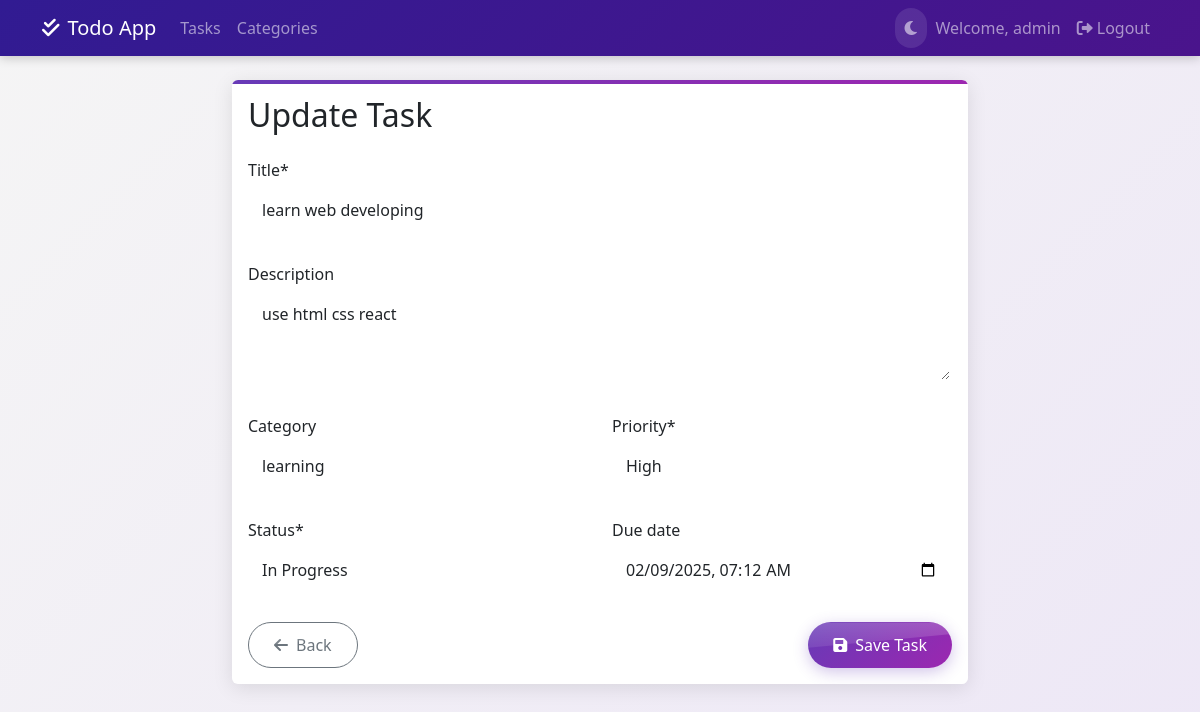
Page /todo/task/1/update/ (signed in) on the committed database.
### todo/models.py (models this page shows, shortened)
class Task(models.Model):
    PRIORITY_CHOICES = [
        ('low', 'Low'),
        ('medium', 'Medium'),
        ('high', 'High'),
    ]
    STATUS_CHOICES = [
        ('pending', 'Pending'),
        ('in_progress', 'In Progress'),
        ('completed', 'Completed'),
    ]
    title = models.CharField(max_length=200)
    description = models.TextField(blank=True)
    created_date = models.DateTimeField(auto_now_add=True)
    due_date = models.DateTimeField(null=True, blank=True)
    category = models.ForeignKey(Category, on_delete=models.SET_NULL, null=True, blank=True)
    priority = models.CharField(max_length=10, choices=PRIORITY_CHOICES, default='medium')
    status = models.CharField(max_length=20, choices=STATUS_CHOICES, default='pending')
    user = models.ForeignKey(User, on_delete=models.CASCADE)
    completed = models.BooleanField(default=False)
    completed_date = models.DateTimeField(null=True, blank=True)
    class Meta:
        ordering = ['-created_date']

### todo/views.py (the view)
# urls.py: path('task/<int:pk>/update/', views.task_update, name='task_update'),
@login_required
def task_update(request, pk):
    task = get_object_or_404(Task, pk=pk, user=request.user)
    if request.method == 'POST':
        form = TaskForm(request.POST, instance=task)
        if form.is_valid():
            task = form.save()
            messages.success(request, 'Task updated successfully!')
            return redirect('task_list')
    else:
        form = TaskForm(instance=task)
    return render(request, 'todo/task_form.html', {
        'form': form,
        'title': 'Update Task'
    })

### todo/forms.py
class TaskForm(forms.ModelForm):
    due_date = forms.DateTimeField(
        required=False,
        widget=forms.DateTimeInput(attrs={'type': 'datetime-local', 'class': 'form-control'})
    )
    class Meta:
        model = Task
        fields = ['title', 'description', 'category', 'priority', 'status', 'due_date']
        widgets = {
            'title': forms.TextInput(attrs={'class': 'form-control'}),
            'description': forms.Textarea(attrs={'class': 'form-control', 'rows': 3}),
            'category': forms.Select(attrs={'class': 'form-control'}),
            'priority': forms.Select(attrs={'class': 'form-control'}),
            'status': forms.Select(attrs={'class': 'form-control'}),
        }

### todo/models.py (called while the page is built)
    def __str__(self):
        return self.name

### todo/templates/todo/task_form.html (shortened to what this page needs)
{% extends 'todo/base.html' %}
{% load crispy_forms_tags %}
{% block content %}
<div class="row justify-content-center">
    <div class="col-md-8">
        <div class="card">
            <div class="card-body">
                <h2 class="card-title mb-4">{{ title }}</h2>
                <form method="post" novalidate>
                    <div class="row">
                        <div class="col-md-12 mb-3">
                            {{ form.title|as_crispy_field }}
                        </div>
                        <div class="col-md-12 mb-3">
                            {{ form.description|as_crispy_field }}
                        </div>
                        <div class="col-md-6 mb-3">
                            {{ form.category|as_crispy_field }}
                        </div>
                        <div class="col-md-6 mb-3">
                            {{ form.priority|as_crispy_field }}
                        </div>
                        <div class="col-md-6 mb-3">
                            {{ form.status|as_crispy_field }}
                        </div>
                        <div class="col-md-6 mb-3">
                            {{ form.due_date|as_crispy_field }}
                        </div>
                    </div>
                    <div class="d-flex justify-content-between">
                        <a href="{% url 'task_list' %}" class="btn btn-outline-secondary">
                            <i class="fas fa-arrow-left me-2"></i>Back
                        </a>
                        <button type="submit" class="btn btn-primary">
                            <i class="fas fa-save me-2"></i>Save Task
                        </button>
                    </div>
                </form>
            </div>
        </div>
    </div>
</div>
{% endblock %}

### todo/templates/todo/base.html (shortened to what this page needs)
<!DOCTYPE html>
<html lang="en" data-bs-theme="light">
<head>
    <link href="https://cdn.jsdelivr.net/npm/bootstrap@5.3.0/dist/css/bootstrap.min.css" rel="stylesheet">
    <link href="https://cdnjs.cloudflare.com/ajax/libs/font-awesome/6.0.0/css/all.min.css" rel="stylesheet">
</head>
<body>
    <nav class="navbar navbar-expand-lg navbar-dark bg-primary mb-4">
        <div class="container">
            <a class="navbar-brand" href="{% url 'task_list' %}">
                <i class="fas fa-check-double me-2"></i>Todo App
            </a>
            <div class="collapse navbar-collapse" id="navbarNav">
                <ul class="navbar-nav me-auto">
                    {% if user.is_authenticated %}
                        <li class="nav-item">
                            <a class="nav-link" href="{% url 'task_list' %}">Tasks</a>
                        </li>
                        <li class="nav-item">
                            <a class="nav-link" href="{% url 'category_list' %}">Categories</a>
                        </li>
                    {% endif %}
                </ul>
                <ul class="navbar-nav">
                    <li class="nav-item">
                        <span class="nav-link theme-toggle" id="themeToggle">
                            <i class="fas fa-moon"></i>
                        </span>
                    </li>
                    {% if user.is_authenticated %}
                        <li class="nav-item">
                            <span class="nav-link">Welcome, {{ user.username }}</span>
                        </li>
                        <li class="nav-item">
                            <form method="post" action="{% url 'logout' %}" class="d-inline">
                                <button type="submit" class="nav-link border-0 bg-transparent">
                                    <i class="fas fa-sign-out-alt me-1"></i>Logout
                                </button>
                            </form>
                        </li>
                    {% endif %}
                </ul>
            </div>
        </div>
    </nav>
    <div class="container">
        {% block content %}
        {% endblock %}
    </div>
</body>
</html>

### todo/templates/todo/base.html (style rules this page uses)
:root { --primary-color: #673ab7; --secondary-color: #9575cd; --success-color: #4caf50; --danger-color: #f44336; --purple-light: #ede7f6; --purple-dark: #4527a0; --purple-accent: #7c4dff; --gradient-primary: linear-gradient(135deg, #673ab7 0%, #9c27b0 100%); --gradient-dark: linear-gradient(135deg, #311b92 0%, #4a148c 100%); --gradient-light: linear-gradient(135deg, #ede7f6 0%, #e1bee7 100%); }
[data-bs-theme="light"] { --bg-color: #f5f5f5; --card-bg: #ffffff; --text-color: #212529; --border-color: rgba(103, 58, 183, 0.1); --hover-bg: var(--purple-light); --gradient-bg: linear-gradient(135deg, #f5f5f5 0%, #ede7f6 100%); --task-bg: rgba(255, 255, 255, 0.7); --task-hover: rgba(255, 255, 255, 0.9); }
body { background: var(--gradient-bg); min-height: 100vh; color: var(--text-color); transition: background-color 0.3s ease, color 0.3s ease; }
.navbar { background: var(--gradient-dark) !important; box-shadow: 0 2px 10px rgba(0,0,0,.2); backdrop-filter: blur(10px); }
.card { border: none; box-shadow: 0 4px 20px rgba(0,0,0,.1); transition: all 0.3s ease; background: var(--card-bg); position: relative; overflow: hidden; }
.card::before { content: ''; position: absolute; top: 0; left: 0; width: 100%; height: 4px; background: var(--gradient-primary); }
.btn-primary { background: var(--gradient-primary) !important; border: none !important; box-shadow: 0 4px 15px rgba(103, 58, 183, 0.3); transition: all 0.3s ease; }
.btn { border-radius: 25px; padding: 10px 25px; position: relative; overflow: hidden; }
.btn::after { content: ''; position: absolute; top: 0; left: 0; width: 100%; height: 100%; background: linear-gradient(rgba(255,255,255,0.2), transparent); clip-path: polygon(0 0, 100% 0, 100% 25%, 0 55%); transition: all 0.3s ease; }
.theme-toggle { cursor: pointer; padding: 8px 15px; border-radius: 25px; transition: all 0.3s ease; background: rgba(255,255,255,0.1); }
.theme-toggle i { transition: transform 0.5s ease; }
.form-control { border-radius: 15px; border: 2px solid transparent; background: var(--card-bg); transition: all 0.3s ease; }
.nav-link { position: relative; transition: all 0.3s ease; }
.nav-link::after { content: ''; position: absolute; bottom: 0; left: 50%; width: 0; height: 2px; background: var(--purple-accent); transition: all 0.3s ease; transform: translateX(-50%); }

### rows in the picture
Task: title "learn web developing", description "use html css react", category "learning", priority "High", status "In Progress", due_date "02/09/2025 07:12"

### other values in the picture
{{ user.username }} "admin"
{{ title }} "Update Task"
